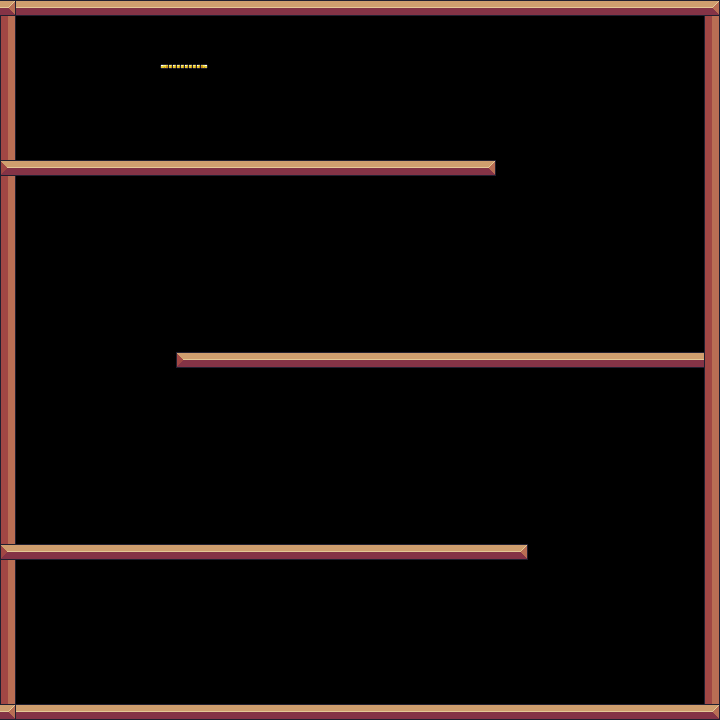

Rendered tile map (Tiled .tmx) drawn with the repository's tilesets; below, a short description and the map source with its tile grids summarised:
An orthogonal 45x45 tile map with 16x16 px tiles, 2 tile layers (ground, decoration), 2 tilesets and 69 objects.

<map version="1.10" tiledversion="1.10.2" orientation="orthogonal" renderorder="right-down" width="45" height="45" tilewidth="16" tileheight="16" infinite="0" nextlayerid="12" nextobjectid="1099">
 <properties>
  <property name="musicAsset" value="MUSIC2" />
  <property name="name" value="Like a Maze" />
 </properties>
 <tileset firstgid="1" source="objects.tsx" />
 <tileset firstgid="17" source="terrain-extruded.tsx" />
 <layer id="2" name="ground" width="45" height="45">
  <data>[2025 cells, 271 non-empty, 4 distinct tile ids]</data>
 </layer>
 <layer id="1" name="decoration" width="45" height="45">
  <data>[2025 cells, 3 non-empty, 3 distinct tile ids]</data>
 </layer>
 <objectgroup color="#ff0000" id="3" name="objects">
  <object id="1013" gid="6" x="112" y="704" width="19" height="36" />
  <object id="1015" gid="3" x="160" y="656" width="42" height="42" />
  <object id="1017" gid="3" x="288" y="656" width="42" height="42" />
  <object id="1019" gid="3" x="416" y="656" width="42" height="42" />
  <object id="1023" gid="2" x="152" y="724" width="38" height="38">
   <properties>
    <property name="entityTags" propertytype="EntityTags" value="BACKGROUND,HAS_TRACK" />
   </properties>
  </object>
  <object id="1024" gid="2" x="626" y="725" width="38" height="38" />
  <object id="1027" gid="2" x="23" y="564" width="38" height="38" />
  <object id="1028" gid="2" x="502" y="563" width="38" height="38">
   <properties>
    <property name="entityTags" propertytype="EntityTags" value="BACKGROUND,HAS_TRACK" />
   </properties>
  </object>
  <object id="1029" gid="16" x="416" y="448" width="54" height="52" />
  <object id="1030" gid="16" x="336" y="496" width="54" height="52" />
  <object id="1031" gid="16" x="256" y="464" width="54" height="52" />
  <object id="1032" gid="16" x="216" y="660" width="54" height="52" />
  <object id="1033" gid="16" x="346" y="659" width="54" height="52" />
  <object id="1034" gid="16" x="473" y="660" width="54" height="52" />
  <object id="1038" gid="16" x="176" y="528" width="54" height="52" />
  <object id="1043" gid="14" x="400" y="560" width="16" height="32" />
  <object id="1044" gid="14" x="320" y="560" width="16" height="32" />
  <object id="1045" gid="14" x="240" y="560" width="16" height="32" />
  <object id="1046" gid="14" x="352" y="368" width="16" height="32" />
  <object id="1047" gid="14" x="384" y="368" width="16" height="32" />
  <object id="1048" gid="14" x="368" y="368" width="16" height="32" />
  <object id="1049" gid="14" x="336" y="368" width="16" height="32" />
  <object id="1050" gid="14" x="464" y="368" width="16" height="32" />
  <object id="1051" gid="14" x="400" y="368" width="16" height="32" />
  <object id="1052" gid="14" x="416" y="368" width="16" height="32" />
  <object id="1053" gid="14" x="432" y="368" width="16" height="32" />
  <object id="1054" gid="14" x="448" y="368" width="16" height="32" />
  <object id="1055" gid="14" x="480" y="368" width="16" height="32" />
  <object id="1056" gid="14" x="496" y="368" width="16" height="32" />
  <object id="1057" gid="14" x="512" y="368" width="16" height="32" />
  <object id="1058" gid="14" x="528" y="368" width="16" height="32" />
  <object id="1059" gid="14" x="544" y="368" width="16" height="32" />
  <object id="1060" gid="7" x="288" y="352" width="32" height="32" />
  <object id="1061" gid="7" x="256" y="352" width="32" height="32" />
  <object id="1062" gid="7" x="224" y="352" width="32" height="32" />
  <object id="1063" gid="7" x="192" y="352" width="32" height="32" />
  <object id="1065" gid="3" x="342" y="291" width="42" height="42" />
  <object id="1066" gid="3" x="436" y="292" width="42" height="42" />
  <object id="1067" gid="3" x="525" y="292" width="42" height="42" />
  <object id="1068" gid="16" x="30" y="138" width="54" height="52" />
  <object id="1069" gid="16" x="30" y="74" width="54" height="52" />
  <object id="1072" gid="5" x="160" y="64" width="64" height="64" />
  <object id="1073" gid="9" x="666" y="707" width="32" height="32" />
  <object id="1074" gid="4" x="144" y="544" width="32" height="32" />
  <object id="1077" gid="4" x="121" y="519" width="32" height="32" />
  <object id="1078" gid="4" x="98" y="495" width="32" height="32" />
  <object id="1079" gid="4" x="72" y="468" width="32" height="32" />
  <object id="1080" gid="4" x="49" y="442" width="32" height="32" />
  <object id="1081" gid="4" x="29" y="418" width="32" height="32" />
  <object id="1082" gid="8" x="13" y="395" width="32" height="32" />
  <object id="1083" gid="13" x="624" y="352" width="24" height="8" />
  <object id="1085" gid="11" x="575" y="203" width="32" height="32" />
  <object id="1086" gid="9" x="416" y="101" width="32" height="32" />
  <object id="1087" gid="10" x="400" y="704" width="32" height="32" />
  <object id="1088" gid="4" x="112" y="384" width="32" height="32" />
  <object id="1090" gid="4" x="144" y="368" width="32" height="32" />
  <object id="1091" gid="12" x="576" y="208" width="32" height="10" />
  <object id="1092" gid="1" x="656" y="336" width="32" height="32" />
 </objectgroup>
 <objectgroup id="10" name="tracks">
  <object id="1025" x="640" y="704">
   <polyline points="0,0 -472,0" />
  </object>
  <object id="1026" x="528" y="544">
   <polyline points="0,0 -493,0" />
  </object>
  <object id="1035" x="245" y="573">
   <polyline points="0,0 0,121" />
  </object>
  <object id="1036" x="373" y="572">
   <polyline points="0,0 1,121" />
  </object>
  <object id="1037" x="499" y="576">
   <polyline points="0,0 1,117" />
  </object>
  <object id="1039" x="444" y="528">
   <polyline points="0,0 -1,-146" />
  </object>
  <object id="1040" x="365" y="528">
   <polyline points="0,0 -1,-146" />
  </object>
  <object id="1041" x="284" y="527">
   <polyline points="0,0 -1,-146" />
  </object>
  <object id="1042" x="205" y="528">
   <polyline points="0,0 -1,-146" />
  </object>
  <object id="1070" x="32" y="119">
   <polyline points="0,-7 655,-7" />
  </object>
  <object id="1071" x="32" y="55">
   <polyline points="0,-7 655,-7" />
  </object>
 </objectgroup>
</map>
